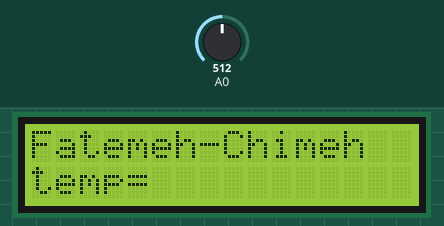
The sketch below on a simulated Arduino Uno, built with avr-gcc and run on an emulated ATmega328P. On the bench: 16×2 character LCD. The inputs (shaded band) are chosen by the test bench; at power-on: A0 = 512.

Above: at 0.1 s.
At 1.1 s:
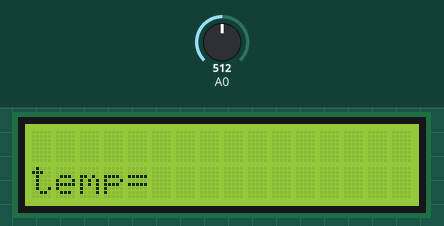

The sketch:

Arduino_LCD_Temperature.ino
```cpp
#include <LiquidCrystal.h>
float temp,tempC;
LiquidCrystal lcd(12, 11, 5, 4, 3, 2);

void setup() {
Serial.begin(9600);
analogReference(DEFAULT);
lcd.begin(16,2);
lcd.clear();
lcd.print("Fatemeh-Chimeh");
}

void loop() {
temp=analogRead(A0);
temp=4.8*temp/10;


lcd.setCursor(0,1);
lcd.print("temp= ");
delay(1000);
lcd.clear();

}
```

Measured:
- what the display in image 1 shows lasts 1.0 s, from 1.1 s to 2.1 s
